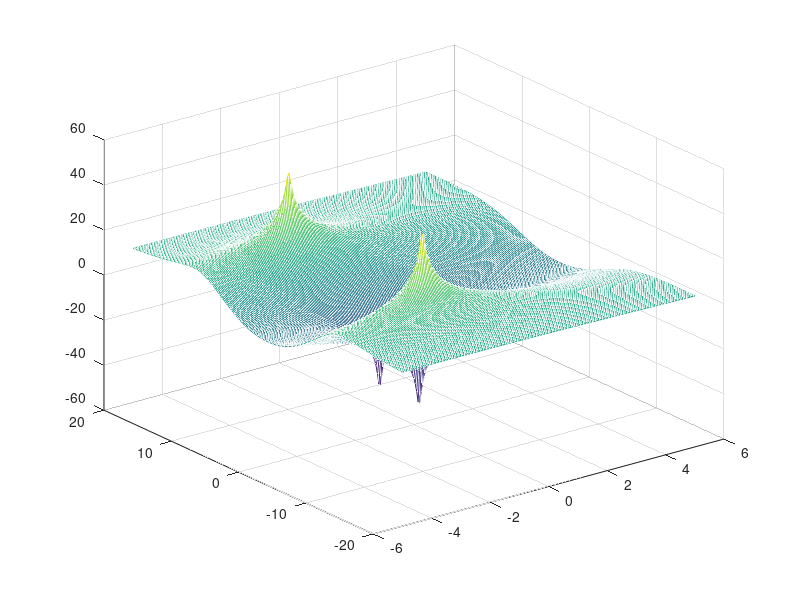

This chart was generated by the following MATLAB code:
clear all;
close all;

omega = linspace(-20,20,200);
sigma = linspace(-5,5,200);
b = [2 2 17];   % Numerator coefficients from part 2
a = [1 4 104];  % Demoninator coefficients from part 2

[sigmagrid,omegagrid] = meshgrid(sigma,omega);

sgrid = sigmagrid+j*omegagrid;

H1 = polyval(b,sgrid)./polyval(a,sgrid);
mesh(sigma,omega,20*log10(abs(H1)));